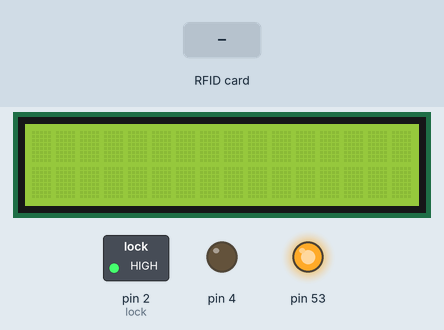
This sketch was run on a simulated Arduino Mega 2560, built with avr-gcc and run on an emulated ATmega2560. Shown: 16×2 character LCD, switched loads named in the sketch (green lamp = pin HIGH), output pins drawn as LEDs (lit = HIGH). The test bench sets the inputs (shaded band). What the sketch prints to the serial monitor is not drawn.

Above: at 1.3 s.
1.4 s: RFID card 04 38 80 62 68 5A 80 held to the reader
At 2.8 s:
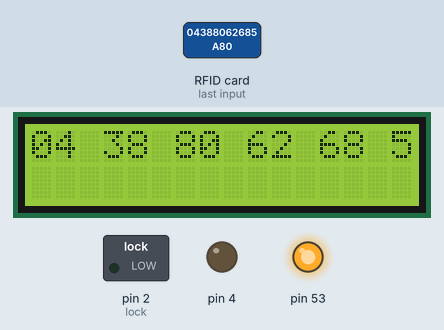
4.4 s: RFID card 5E 7A 19 C4 held to the reader
At 5.3 s:
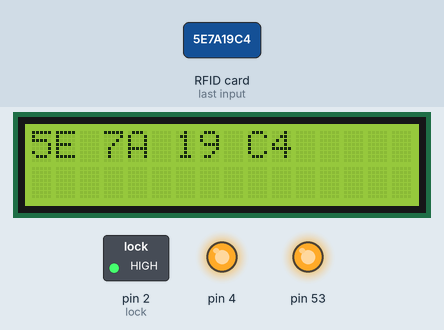
Timing chart, 0 to 9.0 s (numbered marks = the images above; inputs shaded):
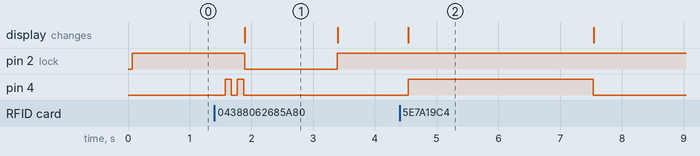

The sketch:

NEW_RFID_MRFC.ino
```cpp
#include <SPI.h>
#include <MFRC522.h>
#include <Wire.h>
#include <LiquidCrystal_I2C.h>
// #define SS_PIN 10
// #define RST_PIN 9
#define lock 2
#define buzz 4
#define SS_PIN 21
#define RST_PIN 22

LiquidCrystal_I2C lcd(0x27, 16, 2);
MFRC522 mfrc522(SS_PIN, RST_PIN);
int out = 0;
bool trig = false;
String card1 = "04 38 80 62 68 5A 80";

void setup()
{
  Serial.begin(115200);
  lcd.init();
  lcd.backlight();
  Serial.println("Start");
  pinMode(lock, OUTPUT);
  pinMode(4, OUTPUT);
  digitalWrite(4, 0);
  digitalWrite(lock, 1);
  SPI.begin();
  mfrc522.PCD_Init();
  Serial.println("Program ready to use");
}

void loop()
{
  String content = "";
  if (mfrc522.PICC_IsNewCardPresent())
  {
    if (mfrc522.PICC_ReadCardSerial())
    {
      trig = true;
      // Show UID on serial monitor
      Serial.println();
      Serial.print(" UID tag :");

      byte letter;
      for (byte i = 0; i < mfrc522.uid.size; i++)
      {
        Serial.print(mfrc522.uid.uidByte[i] < 0x10 ? " 0" : " ");
        Serial.print(mfrc522.uid.uidByte[i], HEX);
        content.concat(String(mfrc522.uid.uidByte[i] < 0x10 ? " 0" : " "));
        content.concat(String(mfrc522.uid.uidByte[i], HEX));
      }
    }
    delay(100);
  }

  content.toUpperCase();
  // Serial.println(content);
  if (content.substring(1) == card1)
  {
    // your code here
    Serial.println("Welcome Boss");
    digitalWrite(4, 1);
    delay(100);
    digitalWrite(4, 0);
    delay(100);
    digitalWrite(4, 1);
    delay(100);
    digitalWrite(4, 0);
    trig = false;
    lcd.setCursor(0, 0);
    lcd.print(content.substring(1));
    digitalWrite(lock, 0);
    delay(1500);
    digitalWrite(lock, 1);
    lcd.clear();
  }
  else
  {
    if (trig)
    {
      Serial.println(" Access Denied ");
      lcd.setCursor(0, 0);
      lcd.print(content.substring(1));
      digitalWrite(4, 1);
      delay(3000);
      digitalWrite(4, 0);
      lcd.clear();
      trig = false;
    }
  }

  // Serial.println("end loop");
  delay(50);
}
```

Measured:
- after the input at 1.4 s, pin 2 (lock): HIGH → LOW after 0.49 s, → HIGH 1.5 s later; pin 4: alternates HIGH for 0.10 s and LOW for 0.10 s, 4 changes in all, then stays LOW, starting after 0.17 s; the display: changes after 0.49 s (image 1)
- after the input at 4.4 s, pin 4: LOW → HIGH after 0.14 s, → LOW 3.0 s later; the display: changes after 0.14 s (image 2)
- what the display in image 1 shows lasts 1.5 s, from 1.9 s to 3.4 s
